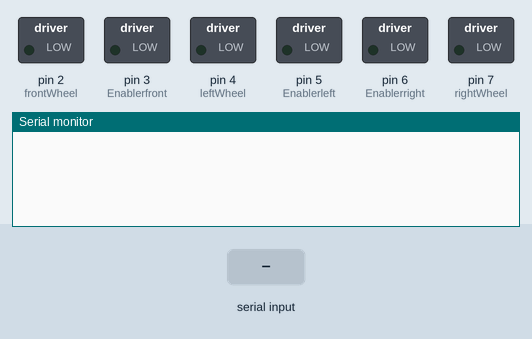
Recording of a sketch running on a simulated Arduino Uno, built with avr-gcc and run on an emulated ATmega328P. Parts: switched loads named in the sketch (green lamp = pin HIGH), the last lines printed to the serial monitor. The test bench sets the inputs (shaded band).

Above: at 1.2 s.
1.3 s: "a90\n" received over Serial
At 3.5 s:
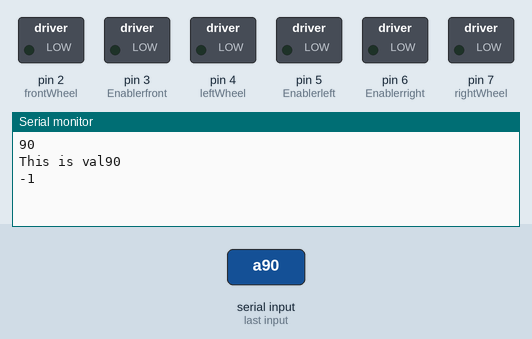
3.8 s: "a,45\n" received over Serial
At 5.7 s:
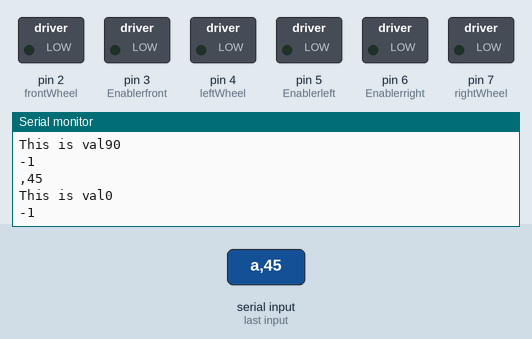

The sketch:

TestingGaridemo.ino
```cpp
/*making Input 2 of the L293D GND all the time*/
#define frontWheel 2
#define leftWheel 4
#define rightWheel 7
#define Enablerfront 3
#define Enablerleft 5
#define Enablerright 6

/*Global variable declaration*/

int handle_value = 0;
int pwmEnablefront = 0;
int pwmEnableleft = 0;
int pwmEnableright = 0;;
char command;
String serialReader = "";

//End of Global Value declaration

void setup() {
  Serial.begin(9600);
  pinMode(frontWheel, OUTPUT);
  pinMode(leftWheel, OUTPUT);
  pinMode(rightWheel, OUTPUT);

  pinMode(Enablerfront, OUTPUT);
  pinMode(Enablerleft, OUTPUT);
  pinMode(Enablerright, OUTPUT);

  //command = Serial.read();

}

void loop() {
  //char potValue;
  //int pwmValue = 0;

  if(Serial.available()){
    command = Serial.read();

    if(command == 'a' || command == 'b' || command == 'c'){
      //command = Serial.read();
      //Serial.println(command);
      //serialReader = "";
      serialReader = Serial.readString();
      Serial.println(serialReader);
      int val = serialReader.toInt();
      Serial.print("This is val");
      Serial.println(val);
      Serial.println(serialReader.indexOf('b'));

      if(command == 'f'){
        handle_value = serialReader.toInt();
        Serial.print("This is Handle: ");
        Serial.println(handle_value);
        digitalWrite(frontWheel, HIGH);
        digitalWrite(Enablerfront, handle_value);
      }
      else if(command == 'l'){
        handle_value = serialReader.toInt();
        digitalWrite(leftWheel, HIGH);
        digitalWrite(Enablerleft, handle_value);
      }
      else if(command == 'r'){
        handle_value = serialReader.toInt();
        digitalWrite(rightWheel, HIGH);
        digitalWrite(Enablerright, handle_value);
      }
      else{
        Serial.read();
      }
    }

  }


}
```

Measured:
- after the input at 1.3 s, the serial monitor: prints a new line after 1.0 s (image 1)
- after the input at 3.8 s, the serial monitor: prints a new line after 1.0 s (image 2)
